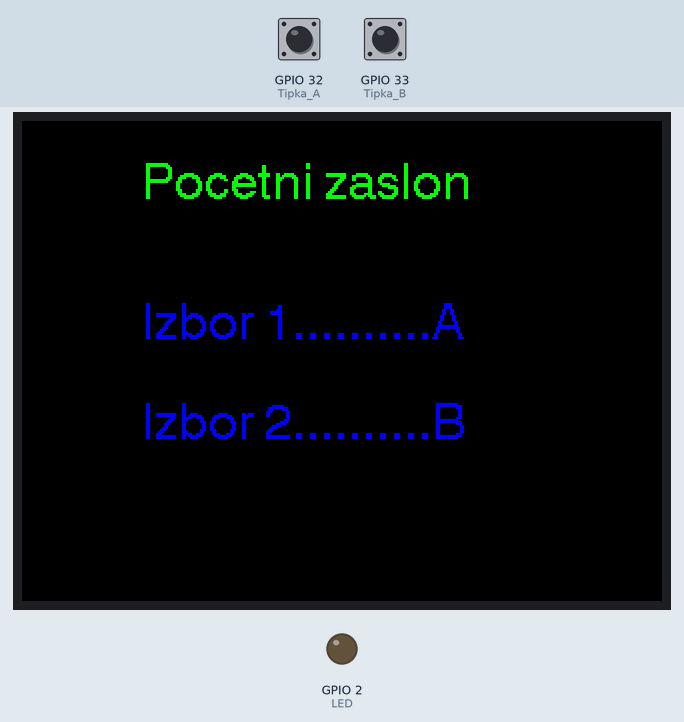
A sketch run on a simulated ESP32. Shown: 320×240 colour display, output pins drawn as LEDs (lit = HIGH). The inputs (shaded band) are chosen by the test bench; at power-on: GPIO 33 (Tipka_B) HIGH, GPIO 32 (Tipka_A) HIGH.

Above: at 1.4 s.
1.5 s: GPIO 33 (Tipka_B) pulled LOW for 1 s
At 3.7 s:
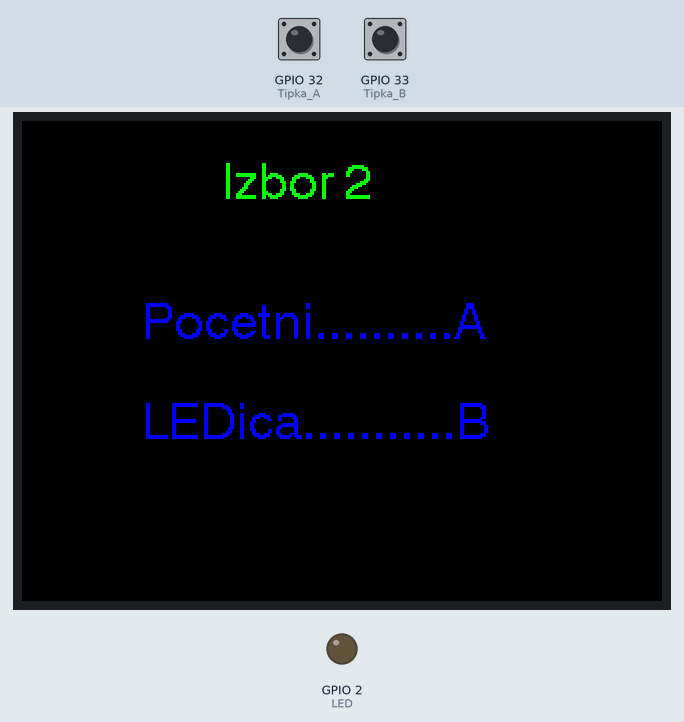
4.0 s: GPIO 32 (Tipka_A) pulled LOW for 1 s
At 6.1 s:
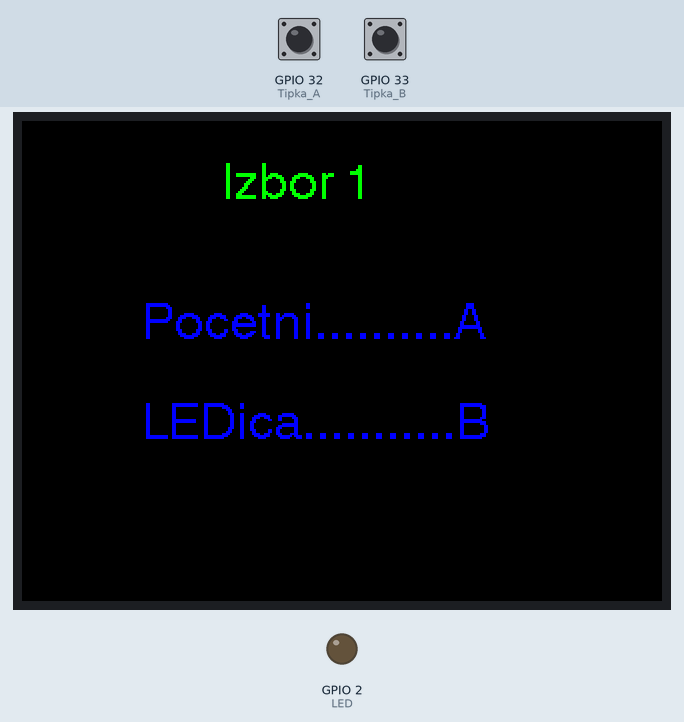
6.5 s: GPIO 32 (Tipka_A) pulled LOW for 0.15 s
At 7.4 s:
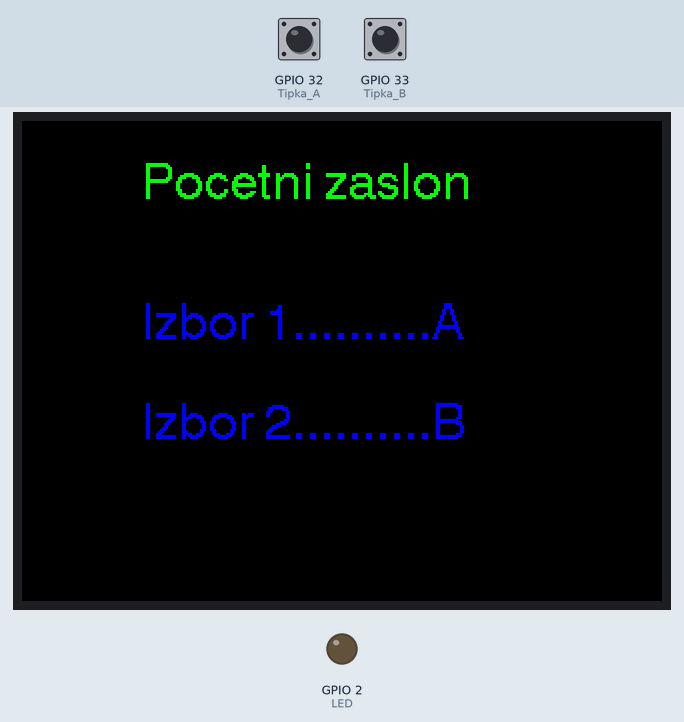
8.1 s: GPIO 32 (Tipka_A) pulled LOW for 3.2 s
At 8.27 s:
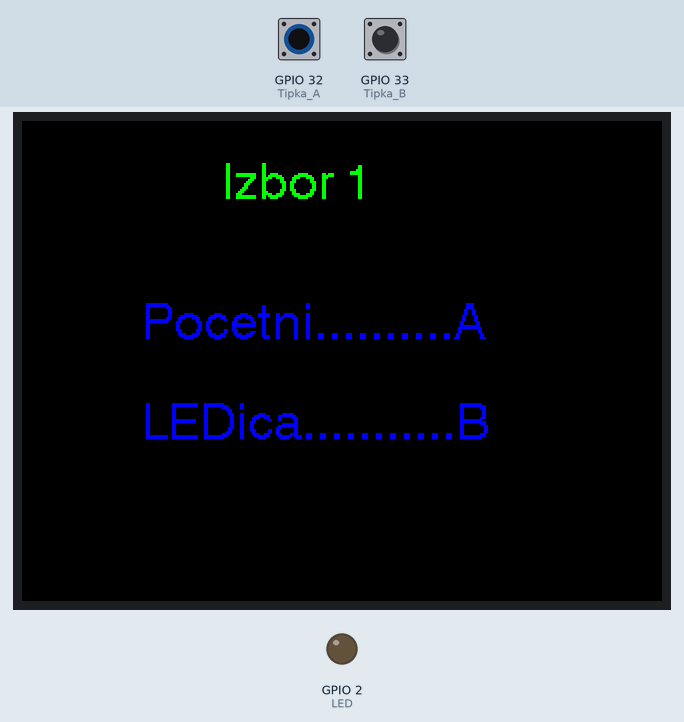
12.8 s: GPIO 32 (Tipka_A) driven LOW and GPIO 33 (Tipka_B) driven LOW
At 13.87 s:
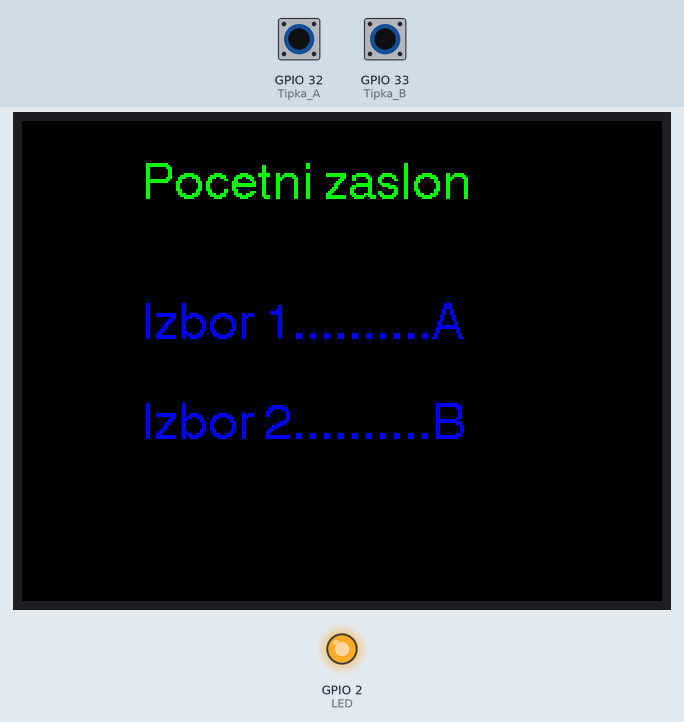
15.8 s: GPIO 33 (Tipka_B) driven HIGH
At 16.23 s:
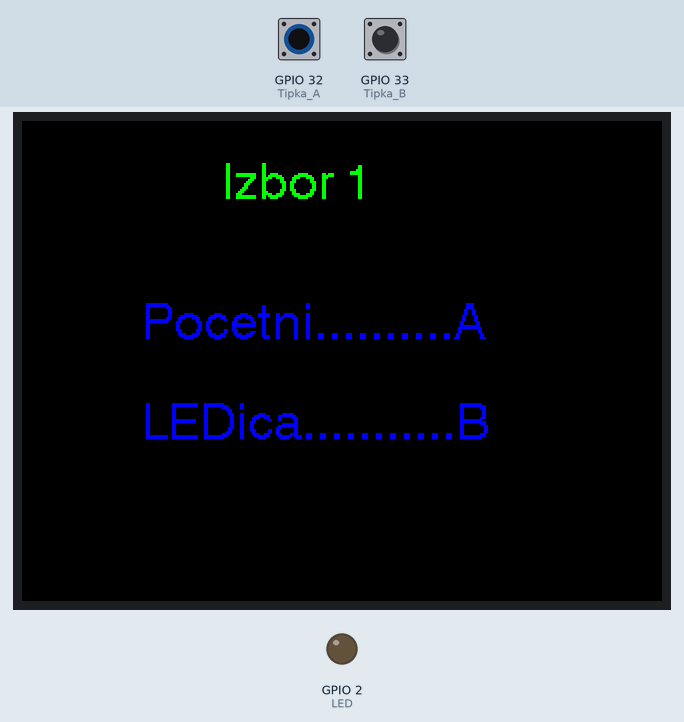
Timing chart, 0 to 18.8 s (numbered marks = the images above; inputs shaded):
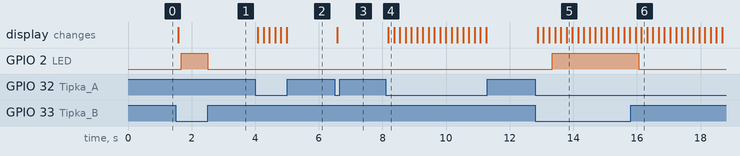

The sketch:

Osnovni-izbornik.ino
```cpp
 //////////////////////////////////////VIDI////////////////////////////////////////
//////////////////////////////////////////////////////////////////////////////////
////////////////////////////////////6.2.2020./////////////////////////////////////
////////IZRADIO://////IVOR///S.///////////////////////////////////////////////////
//////////////////////////////////////////////////////////////////////////////////
//////////////////////////////////////////////////////////////////////////////////
////Project X plocica na ekranu prikazuje izbornik////////////////////////////////
////Na ekranu se nalazi glavni izbornik s dvjema opcijama odabira 1 i 2///////////
////Izbor1 i Izbor2 nude mogucnost povrata na glavni izbornik i///////////////////
////Upravljanja LEDicom. Kroz izbornik se krece uz pomoc tipki////////////////////
////ugradjenih na Project X plocici, tipke A i B./////////////////////////////////
////Tipkom A odabiremo izbor1, a tipkom B odabiremo izbor2.///////////////////////
////Unutar izbora1 i izbora2 tipkom A vraca se u pocetni izbornik, a /////////////
////Tipkom B ukljucuje se LEDica stat na plocici(plava)///////////////////////////
//////////////////////////////////////////////////////////////////////////////////

#include <TFT_eSPI.h>
#include <SPI.h>
#define Tipka_A 32                               //Tipka A na plocici
#define Tipka_B 33                               //Tipka B na plocici
#define LED 2                                    //LEDica stat na plocici(plava)
int izbor1, izbor2, pocetni;                     //Pomocne varijable za izbornik
TFT_eSPI zaslon = TFT_eSPI();                    //Ime ekrana - zaslon

void setup() {
  pinMode(Tipka_A, INPUT_PULLUP);                //Tipka A definirana kao ulaz
  pinMode(Tipka_B, INPUT_PULLUP);                //Tipka B definirana kao ulaz
  pinMode(LED, OUTPUT);                          //LEDica definirana kao izlaz
  pocetni = 1;                                   //Pomocne varijable za pozicije u izborniku
  izbor1 = 0;                                    //Pri pocetku program postavlja se u pocetni izbornik
  izbor2 = 0;                                    //Ostale varijable trebaju biti 0
  zaslon.init();                                 //inicijalizacija zaslona
  zaslon.setRotation(3);                         //orijentacija zaslona (vodoravno, ispravno kada se drzi plocica u rukama)
  pocetniz();                                    //Poziv pomocne funkcije za odabir pocetnog izbornika
}

void loop() {
  if(pocetni && !izbor1 && !izbor2){             //Ako je pokrenut pocetni izbornik
    if(!digitalRead(Tipka_A)){                   //Na pritisak Tipke A prelazi u Izbor1
      pocetni = 0;                               //varijabla za pocetni = 0
      izbor1 = 1;                                //varijabla za izbor1 = 1
      izbor2 = 0;                                //varijabla za izbor2 = 0
      izborx();                                  //poziv pomocne funkcije za izbor1
      delay(100);                                //pauza od 100mS kako bi korisnik stigao otpustiti pritisak
    }
    if(!digitalRead(Tipka_B)){                   //Na pritisak Tipke B prelazi u Izbor2
      pocetni = 0;                               //varijabla za pocetni = 0
      izbor1 = 0;                                //varijabla za izbor1 = 0
      izbor2 = 1;                                //varijabla za izbor2 = 1
      izbory();                                  //poziv pomocne funkcije za izbor2
      delay(100);                                //pauza od 100mS kako bi korisnik stigao otpustiti pritisak
    }
  }
  if(!pocetni && izbor1 && !izbor2){             //Ako je pokrenut izbor1
    if(!digitalRead(Tipka_A)){                   //Na pritisak tipke A vraca se u pocetni izbornik
      pocetni = 1;                               //varijabla za pocetni = 1
      izbor1 = 0;                                //varijabla za izbor1 = 0
      izbor2 = 0;                                //varijabla za izbor2 = 0
      pocetniz();                                //poziv pomocne funkcije za pocetni izbornik
      delay(100);                                //pauza od 100mS kako bi korisnik stigao otpustiti pritisak
    }
    if(!digitalRead(Tipka_B)){                   //Na pritisak tipke B ukljucuje se LEDica
      digitalWrite(LED, HIGH);
    } else {
      digitalWrite(LED, LOW);
    }
  }
  if(!pocetni && !izbor1 && izbor2){             //Ako je pokrenut izbor2
    if(!digitalRead(Tipka_A)){                   //Na pritisak tipke A vraca se u pocetni izbornik
      pocetni = 1;                               //varijabla za pocetni = 1
      izbor1 = 0;                                //varijabla za izbor1 = 0
      izbor2 = 0;                                //varijabla za izbor2 = 0
      pocetniz();                                //poziv pomocne funkcije za pocetni izbornik
      delay(100);                                //pauza od 100mS kako bi korisnik stigao otpustiti pritisak
    }
    if(!digitalRead(Tipka_B)){                   //Na pritisak tipke B ukljucuje se LEDica
      digitalWrite(LED, HIGH);
    } else {
      digitalWrite(LED, LOW);
    }
  }
}

void izborx(){                                   //Pomocna fnkcija za izbor1

  zaslon.fillScreen(TFT_BLACK);                  //Pozadina zaslona - crna
  zaslon.setCursor(100, 20);                     //Pozicioniraj kursor na ekranu
  zaslon.setTextColor(TFT_GREEN);                //Postavi boju teksta u Zelenu
  zaslon.setTextFont(4);                         //Font velicine 4
  zaslon.println("Izbor 1");                     //Ispis izbornika
  zaslon.setCursor(60, 90);                      //Pozicioniraj kursor na ekranu
  zaslon.setTextColor(TFT_BLUE);                 //Postavi boju teksta u plavu
  zaslon.setTextFont(4);                         //Font velicine 4
  zaslon.println("Pocetni..........A");          //Ispis prvog odabira
  zaslon.setCursor(60, 140);                     //Pozicioniraj kursor na ekranu
  zaslon.println("LEDica...........B");          //Ispis drugog odabira
}
void izbory(){                                   //Pomocna funkcija za izbor2

  zaslon.fillScreen(TFT_BLACK);                  //Pozadina zaslona - crna
  zaslon.setCursor(100, 20);                     //Pozicioniraj kursor na ekranu
  zaslon.setTextColor(TFT_GREEN);                //Postavi boju teksta u Zelenu
  zaslon.setTextFont(4);                         //Font velicine 4
  zaslon.println("Izbor 2");                     //Ispis izbornika
  zaslon.setCursor(60, 90);                      //Pozicioniraj kursor na ekranu
  zaslon.setTextColor(TFT_BLUE);                 //Postavi boju teksta u plavu
  zaslon.setTextFont(4);                         //Font velicine 4
  zaslon.println("Pocetni..........A");          //Ispis prvog odabira
  zaslon.setCursor(60, 140);                     //Pozicioniraj kursor na ekranu
  zaslon.println("LEDica...........B");          //Ispis drugog odabira
}
void pocetniz(){                                 //Pomocna funkcija za pocetni izbornik

  zaslon.fillScreen(TFT_BLACK);                  //Pozadina zaslona - crna
  zaslon.setCursor(60, 20);                      //Pozicioniraj kursor na ekranu
  zaslon.setTextColor(TFT_GREEN);                //Postavi boju teksta u Zelenu
  zaslon.setTextFont(4);                         //Font velicine 4
  zaslon.println("Pocetni zaslon");              //Ispis pocetnog zaslona
  zaslon.setCursor(60, 90);                      //Pozicioniraj kursor na ekranu
  zaslon.setTextColor(TFT_BLUE);                 //Postavi boju teksta u plavu
  zaslon.setTextFont(4);                         //Font velicine 4
  zaslon.println("Izbor 1..........A");          //Ispis prvog odabira
  zaslon.setCursor(60, 140);                     //Pozicioniraj kursor na ekranu
  zaslon.println("Izbor 2..........B");          //Ispis drugog odabira
}
```

Measured:
- after the input at 1.5 s, GPIO 2 (LED): LOW → HIGH after 0.18 s, → LOW 0.82 s later; the display: changes after 0.08 s (image 1)
- after the input at 4.0 s, the display: first changes after 0.08 s (image 2 shows a later state)
- after the input at 6.5 s, the display: changes after 0.08 s (image 3)
- after the input at 8.1 s, the display: changes after 0.08 s (image 4)
- after the input at 12.8 s, GPIO 2 (LED): LOW → HIGH after 0.54 s; the display: first changes after 0.08 s (image 5 shows a later state)
- after the input at 15.8 s, GPIO 2 (LED): HIGH → LOW after 0.26 s
